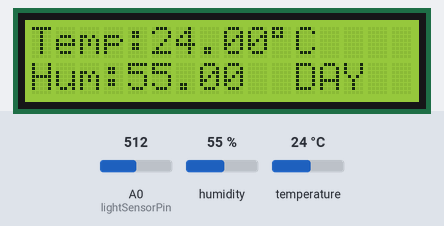
A sketch run on a simulated Arduino Uno, built with avr-gcc and run on an emulated ATmega328P. Parts: 16×2 character LCD. The inputs (shaded band) are chosen by the test bench; at power-on: A0 (lightSensorPin) = 512, humidity 55 %, temperature 24 °C. What the sketch prints to the serial monitor is not drawn.

Above: at 1.2 s.
1.3 s: A0 (lightSensorPin) set to 27
3.4 s: A0 (lightSensorPin) set to 22
At 4.9 s:
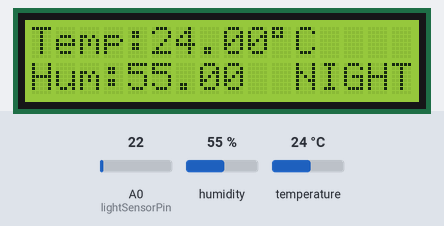
5.8 s: humidity set to 22 %
At 7.0 s:
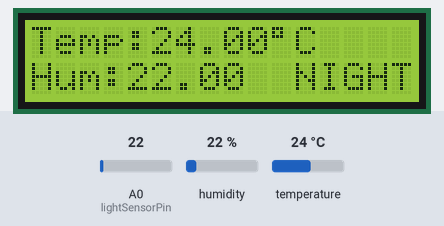
7.9 s: temperature set to 12 °C
At 9.1 s:
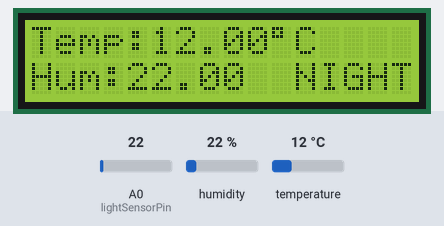
10.0 s: humidity set to 40 %
At 11.3 s:
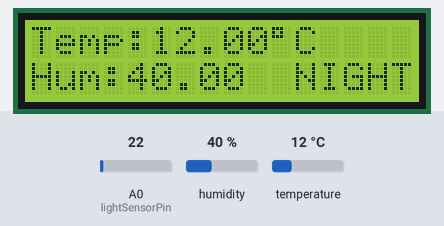
12.1 s: A0 (lightSensorPin) set to 122
At 13.4 s:
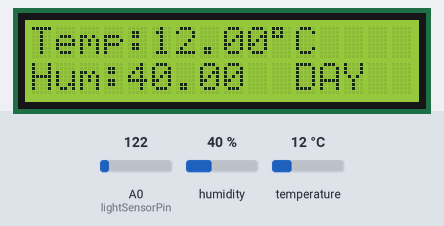
Timing chart, 0 to 15.1 s (numbered marks = the images above; inputs shaded):
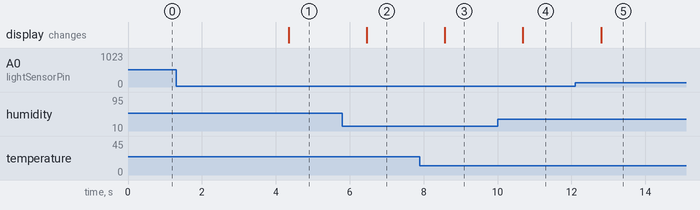

Measured:
- the behaviour switches between 26 and 25 on A0 (lightSensorPin) (found by bisection; images 0 and 1)
- after the input at 1.3 s, every drawn part: stays the same
- after the input at 3.4 s, the display: changes after 0.94 s (image 1)
- after the input at 5.8 s, the display: changes after 0.66 s (image 2)
- after the input at 7.9 s, the display: changes after 0.67 s (image 3)
- after the input at 10.0 s, the display: changes after 0.69 s (image 4)
- after the input at 12.1 s, the display: changes after 0.70 s (image 5)

The sketch:

weather-station.ino
```cpp
//https://el.wikipedia.org/wiki/I%C2%B2C
//

#include <Wire.h>
#include <LiquidCrystal_I2C.h>
#include <dht.h>

dht DHT;
#define DHT11_PIN 7

//Photoresistor
int lightSensorPin = A0;
int analogValue = 0;

// Set the LCD address to 0x27 for a 16 chars and 2 line display
LiquidCrystal_I2C lcd(0x27, 16, 2);

void setup()
{
  Serial.begin(9600);
  // initialize the LCD
  lcd.begin();

  // Turn on the backlight
  lcd.setBacklight(HIGH);

}

void loop()
{
  //photoresistor read
   analogValue=analogRead(lightSensorPin);
  //temp&hum read and display
  DHT.read11(DHT11_PIN);
  lcd.print("Temp:");
  lcd.print(DHT.temperature);
  lcd.print((char)223);
  lcd.print("C");

  Serial.print("Temperature:");
  Serial.print(DHT.temperature);
  Serial.print("C ");

  // Second row
  lcd.setCursor(0, 1);
  lcd.print("Hum:");
  lcd.print(DHT.humidity);

  Serial.print("Humidity:");
  Serial.println(DHT.humidity);

   if(analogValue>25){
     lcd.print("  DAY  ");
  }else{
    lcd.print("  NIGHT");
  }

//photoresistor serial display
  Serial.print("The photoresistor value is ");
  Serial.print(analogValue);
  if(analogValue>25){
      Serial.println(" and it's daytime!");
   }else{
      Serial.println(" and it's nighttime!");
  }

  delay(1000);
  lcd.setCursor(0, 0);

}
```
